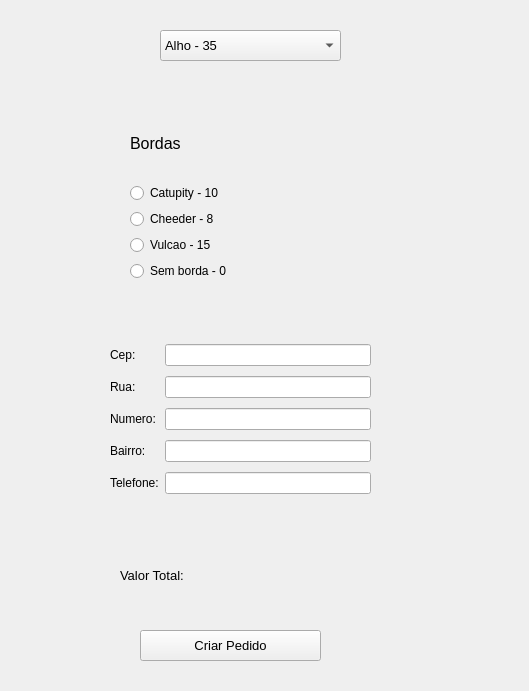
<?xml version="1.0" encoding="UTF-8"?>
<ui version="4.0">
 <class>Form</class>
 <widget class="QWidget" name="Form">
  <property name="geometry">
   <rect>
    <x>0</x>
    <y>0</y>
    <width>529</width>
    <height>691</height>
   </rect>
  </property>
  <property name="windowTitle">
   <string>Cadastar Pedido</string>
  </property>
  <widget class="QComboBox" name="comboBox">
   <property name="geometry">
    <rect>
     <x>160</x>
     <y>30</y>
     <width>181</width>
     <height>31</height>
    </rect>
   </property>
   <property name="font">
    <font>
     <pointsize>10</pointsize>
    </font>
   </property>
   <item>
    <property name="text">
     <string>Alho - 35</string>
    </property>
   </item>
   <item>
    <property name="text">
     <string>Atum - 40</string>
    </property>
   </item>
   <item>
    <property name="text">
     <string>Calabresa -35</string>
    </property>
   </item>
   <item>
    <property name="text">
     <string>Calamu - 40</string>
    </property>
   </item>
   <item>
    <property name="text">
     <string>Catupity - 35</string>
    </property>
   </item>
   <item>
    <property name="text">
     <string>Mussarela - 35</string>
    </property>
   </item>
   <item>
    <property name="text">
     <string>Mortadela - 40</string>
    </property>
   </item>
   <item>
    <property name="text">
     <string>Marguerita - 30</string>
    </property>
   </item>
   <item>
    <property name="text">
     <string>Portuguesa - 45</string>
    </property>
   </item>
   <item>
    <property name="text">
     <string>Quatro Queijos - 50</string>
    </property>
   </item>
   <item>
    <property name="text">
     <string>Frango - 35</string>
    </property>
   </item>
   <item>
    <property name="text">
     <string>FrangoMu - 40</string>
    </property>
   </item>
  </widget>
  <widget class="QWidget" name="gridLayoutWidget">
   <property name="geometry">
    <rect>
     <x>110</x>
     <y>340</y>
     <width>261</width>
     <height>161</height>
    </rect>
   </property>
   <layout class="QGridLayout" name="gridLayout">
    <item row="1" column="0">
     <widget class="QLabel" name="label_3">
      <property name="text">
       <string>Rua:</string>
      </property>
     </widget>
    </item>
    <item row="4" column="0">
     <widget class="QLabel" name="label_6">
      <property name="text">
       <string>Telefone:</string>
      </property>
     </widget>
    </item>
    <item row="0" column="0">
     <widget class="QLabel" name="label_2">
      <property name="text">
       <string>Cep:</string>
      </property>
     </widget>
    </item>
    <item row="3" column="0">
     <widget class="QLabel" name="label_5">
      <property name="text">
       <string>Bairro:</string>
      </property>
     </widget>
    </item>
    <item row="2" column="0">
     <widget class="QLabel" name="label_4">
      <property name="text">
       <string>Numero:</string>
      </property>
     </widget>
    </item>
    <item row="0" column="1">
     <widget class="QLineEdit" name="lineEdit"/>
    </item>
    <item row="1" column="1">
     <widget class="QLineEdit" name="lineEdit_2"/>
    </item>
    <item row="2" column="1">
     <widget class="QLineEdit" name="lineEdit_3"/>
    </item>
    <item row="3" column="1">
     <widget class="QLineEdit" name="lineEdit_4"/>
    </item>
    <item row="4" column="1">
     <widget class="QLineEdit" name="lineEdit_5"/>
    </item>
   </layout>
  </widget>
  <widget class="QLabel" name="lb_total">
   <property name="geometry">
    <rect>
     <x>120</x>
     <y>560</y>
     <width>251</width>
     <height>31</height>
    </rect>
   </property>
   <property name="font">
    <font>
     <pointsize>10</pointsize>
    </font>
   </property>
   <property name="text">
    <string>Valor Total:</string>
   </property>
  </widget>
  <widget class="QPushButton" name="pushButton">
   <property name="geometry">
    <rect>
     <x>140</x>
     <y>630</y>
     <width>181</width>
     <height>31</height>
    </rect>
   </property>
   <property name="font">
    <font>
     <pointsize>10</pointsize>
    </font>
   </property>
   <property name="text">
    <string>Criar Pedido</string>
   </property>
  </widget>
  <widget class="QWidget" name="">
   <property name="geometry">
    <rect>
     <x>130</x>
     <y>110</y>
     <width>221</width>
     <height>171</height>
    </rect>
   </property>
   <layout class="QVBoxLayout" name="verticalLayout">
    <item>
     <widget class="QLabel" name="label">
      <property name="font">
       <font>
        <pointsize>12</pointsize>
       </font>
      </property>
      <property name="text">
       <string>Bordas</string>
      </property>
     </widget>
    </item>
    <item>
     <widget class="QRadioButton" name="radioButton">
      <property name="font">
       <font>
        <pointsize>9</pointsize>
       </font>
      </property>
      <property name="text">
       <string>Catupity - 10</string>
      </property>
     </widget>
    </item>
    <item>
     <widget class="QRadioButton" name="radioButton_2">
      <property name="font">
       <font>
        <pointsize>9</pointsize>
       </font>
      </property>
      <property name="text">
       <string>Cheeder - 8</string>
      </property>
     </widget>
    </item>
    <item>
     <widget class="QRadioButton" name="radioButton_3">
      <property name="font">
       <font>
        <pointsize>9</pointsize>
       </font>
      </property>
      <property name="text">
       <string>Vulcao - 15</string>
      </property>
     </widget>
    </item>
    <item>
     <widget class="QRadioButton" name="radioButton_4">
      <property name="font">
       <font>
        <pointsize>9</pointsize>
       </font>
      </property>
      <property name="text">
       <string>Sem borda - 0</string>
      </property>
     </widget>
    </item>
   </layout>
  </widget>
 </widget>
 <resources/>
 <connections/>
</ui>
